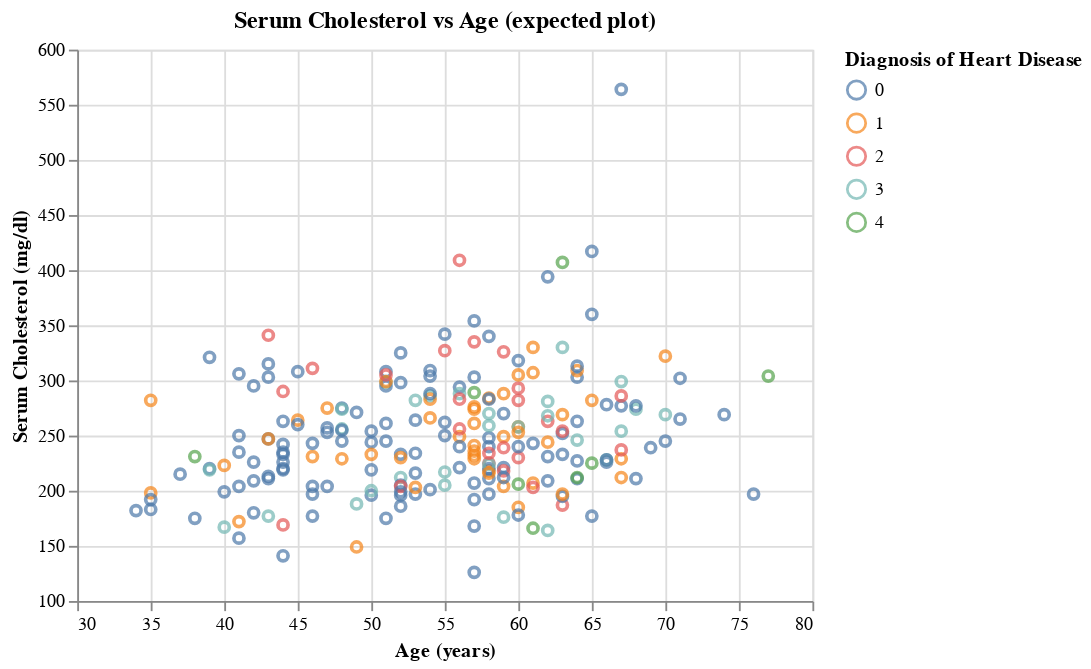

This figure's notebook cell:
### Markdown cell above
By the end of the project, we should have predictions from the test data, and have according matrix and results to see how well our model perform, and hopefully our predictions could give some insight or reveal trends that we could plot in the following format. It is likely the model would not be the most accurate but we should be able to at least identify patients which have certain qualities would have a higher chance of getting heart disease and therefore is recommended to go get regular body check-ups.

### Code cell
expected_plot =alt.Chart(heart_train).mark_point().encode(
    x=alt.X("age",title = "Age (years)", scale=alt.Scale(zero=False)),
    y=alt.Y("chol",title = "Serum Cholesterol (mg/dl)", scale=alt.Scale(zero=False)),
    color=alt.Color("num:N",title = "Diagnosis of Heart Disease")
).properties(title="Serum Cholesterol vs Age (expected plot)")

expected_plot

### Figure 1 — Vega-Lite specification as saved in the notebook (floating-point values rounded to 4 significant figures; data arrays with more than 128 entries replaced by an {"elided": "..."} marker saying what was removed)
{"config": {"view": {"continuousWidth": 400, "continuousHeight": 300}}, "data": {"name": "data-58a615d8c95d6545a121ebf73011d7e8"}, "mark": "point", "encoding": {"color": {"field": "num", "title": "Diagnosis of Heart Disease", "type": "nominal"}, "x": {"field": "age", "scale": {"zero": false}, "title": "Age (years)", "type": "quantitative"}, "y": {"field": "chol", "scale": {"zero": false}, "title": "Serum Cholesterol (mg/dl)", "type": "quantitative"}}, "title": "Serum Cholesterol vs Age (expected plot)", "$schema": "https://vega.github.io/schema/vega-lite/v4.17.0.json", "datasets": {"data-58a615d8c95d6545a121ebf73011d7e8": {"elided": "227 records"}}}
